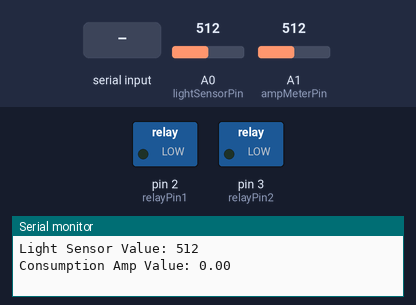
A sketch run on a simulated Arduino Uno, built with avr-gcc and run on an emulated ATmega328P. Parts: switched loads named in the sketch (green lamp = pin HIGH), the last lines printed to the serial monitor. The test bench sets the inputs (shaded band); at power-on: A0 (lightSensorPin) = 512, A1 (ampMeterPin) = 512.

Above: at 1.2 s.
1.3 s: "1" received over Serial
At 1.9 s:
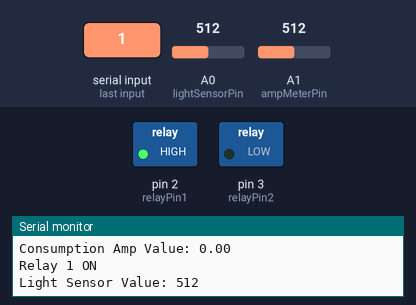
2.9 s: "3" received over Serial
At 4.1 s:
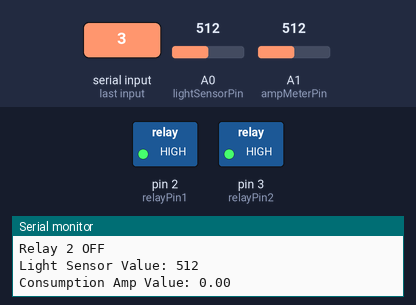
4.4 s: "0" received over Serial
At 5.6 s:
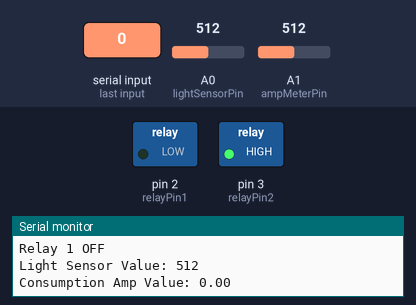
5.9 s: "2" received over Serial
At 8.0 s:
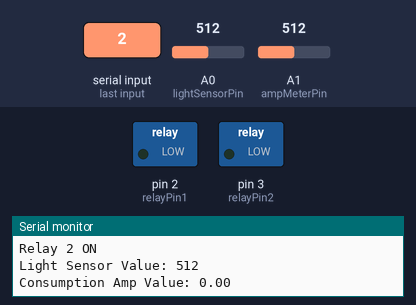
Timing chart, 0 to 9.5 s (numbered marks = the images above; inputs shaded):
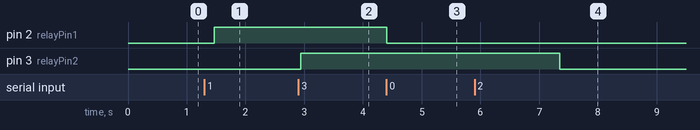

Measured:
- after the input at 1.3 s, pin 2 (relayPin1): LOW → HIGH after 0.17 s
- after the input at 2.9 s, pin 3 (relayPin2): LOW → HIGH at once
- after the input at 4.4 s, pin 2 (relayPin1): HIGH → LOW at once
- after the input at 5.9 s, pin 3 (relayPin2): HIGH → LOW after 1.4 s

The sketch:

main.ino
```cpp
const int lightSensorPin = A0;  // Analog pin connected to the light sensor
const int ampMeterPin  = A1;
const int relayPin1 = 2;
const int relayPin2 = 3;


void setup() {
  pinMode(relayPin1, OUTPUT);
  pinMode(relayPin2, OUTPUT);

  Serial.begin(9600);  // Initialize serial communication
}

void loop() {
  toggle();
  read_light();
  read_amp();

  delay(1000);  // Delay for 1 second (adjust as needed)
}

void toggle() {
  if (Serial.available() > 0) {
    char receivedChar = Serial.read();

    if (receivedChar == '0') {
      digitalWrite(relayPin1, LOW);  // Turn off the relay
      Serial.println("Relay 1 OFF");
    } else if (receivedChar == '1') {
      digitalWrite(relayPin1, HIGH);  // Turn on the relay
      Serial.println("Relay 1 ON");
      }else if (receivedChar == '2') {
      digitalWrite(relayPin2, LOW);  // Turn off the relay
      Serial.println("Relay 2 ON");
      }else if (receivedChar == '3') {
      digitalWrite(relayPin2, HIGH);  // Turn on the relay
      Serial.println("Relay 2 OFF");
      }
    }
  }


void read_light() {
  int lightSensorValue = analogRead(lightSensorPin);  // Read the analog value from the sensor
  Serial.print("Light Sensor Value: ");
  Serial.println(lightSensorValue);
}


void read_amp() {
unsigned int x=0;
float AcsValue=0.0,Samples=0.0,AvgAcs=0.0,AcsValueF=0.0;

  for (int x = 0; x < 150; x++){ //Get 150 samples
  AcsValue = analogRead(ampMeterPin);     //Read current sensor values
  Samples = Samples + AcsValue;  //Add samples together
  delay (3); // let ADC settle before next sample 3ms
}
AvgAcs=Samples/150.0;//Taking Average of Samples
//((AvgAcs * (5.0 / 1024.0)) is converitng the read voltage in 0-5 volts
//2.5 is offset(I assumed that arduino is working on 5v so the viout at no current comes
//out to be 2.5 which is out offset. If your arduino is working on different voltage than
//you must change the offset according to the input voltage)
//0.066v(66mV) is rise in output voltage when 1A current flows at input
AcsValueF = (2.5 - (AvgAcs * (5.0 / 1024.0)) )/0.066;
Serial.print("Consumption Amp Value: ");
Serial.println(AcsValueF);//Print the read current on Serial monitor

}
```
